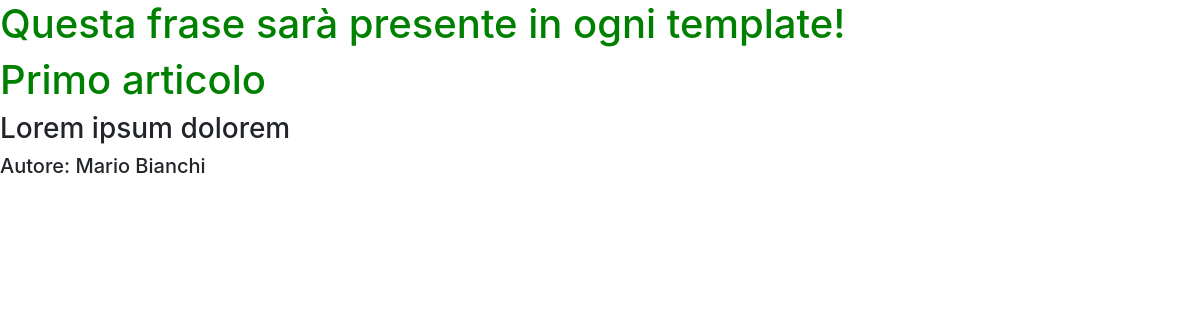
Screenshot of /articoli/1 with the database file from the repository.
### news/models.py (models this page shows, shortened)
class Articolo(models.Model):
    titolo = models.CharField(max_length=100) #Alcuni campi necessitano di parametri obbligatori!
    contenuto = models.TextField()
    giornalista = models.ForeignKey(Giornalista, on_delete=models.CASCADE, related_name="articoli")
    class Meta():
        verbose_name = "Articolo"
        verbose_name_plural = "Articoli"

class Giornalista(models.Model):
    nome = models.CharField(max_length=20)
    cognome = models.CharField(max_length=20)
    def __str__(self):
        return self.nome + " " + self.cognome
    class Meta():
        verbose_name = "Giornalista"
        verbose_name_plural = "Giornalisti"

### news/views.py (the view)
# urls.py: path('articoli/<int:pk>', view.ArticoloDetailViewCB.as_view(), name="articolo_detail"),
class ArticoloDetailViewCB(DetailView):
    model = Articolo
    template_name = "articolo_detail.html"

### news/templates/articolo_detail.html (shortened to what this page needs)
{% extends 'base.html' %}
{% block content %}
    <h1>{{ articolo.titolo }}</h1>
    <h3>{{ articolo.contenuto }}</h3>
    <h5>Autore: {{ articolo.giornalista }}</h5>
{% endblock content %}

### news/static/news.css (style rules this page uses)
h1 { color: green; }

### rows the page displays
Articolo: titolo "Primo articolo", contenuto "Lorem ipsum dolorem", giornalista "Mario Bianchi"
